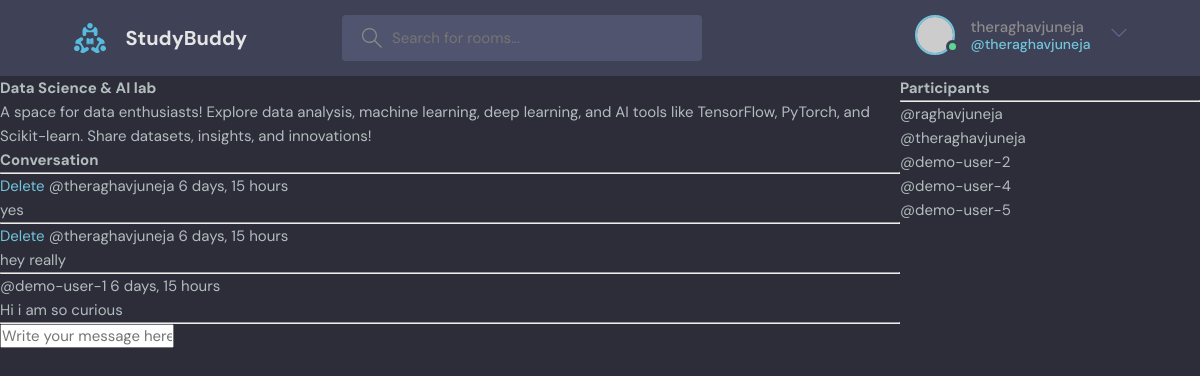
/room/3/ (signed in), run on the app's committed database.
### base/models.py (models this page shows, shortened)
class Room(models.Model):
    host=models.ForeignKey(User,on_delete=models.SET_NULL,null=True)
    topic=models.ForeignKey(Topic,on_delete=models.SET_NULL,null=True)
    name=models.CharField(max_length=200)
    description=models.TextField(null=True,blank=True)
    participants=models.ManyToManyField(User,related_name='participants',blank=True)
    updated=models.DateTimeField(auto_now=True)
    created=models.DateTimeField(auto_now_add=True)
    class Meta:
        ordering=['-updated','-created']

class Message(models.Model):
    user=models.ForeignKey(User,on_delete=models.CASCADE)
    room=models.ForeignKey(Room,on_delete=models.CASCADE)
    body = models.TextField(null=True, blank=True)
    updated=models.DateTimeField(auto_now=True)
    created=models.DateTimeField(auto_now_add=True)
    class Meta:
        ordering=['-updated','-created']
    def __str__(self):
        return self.body[0:50]

### base/views.py (the view, shortened to what this page needs)
# urls.py: path('room/<int:pk>/',views.room,name='room'),
def room(request,pk):
    room=Room.objects.get(id=pk) # get the room having id=pk
    room_messages=room.message_set.all().order_by('-created')
    participants=room.participants.all() # to get all the participants
    print(room_messages)
    context = {'room': room, 'room_messages': room_messages,'participants':participants}
    return render(request,'base/room.html',context)

### base/templates/base/room.html (shortened to what this page needs)
{% extends 'main.html'%}
{% block content %}
<div class="room-container">
    <div>
        <h1>{{room.name}}</h1>
        <p>{{room.description}}</p>
        <div class="comment-wrapper">
            <h3>Conversation</h3>
            <hr>
            {% for message in room_messages  %}
            <div>
                {% if request.user == message.user %}
                <a href="{% url 'delete-message' message.id %}">Delete</a>
                {% endif %}
                <small>@{{message.user}} {{message.created|timesince }} </small>
                <p>{{message.body}}</p>
                <hr>
            </div>
            {% endfor %}
        </div>
        {% if request.user.is_authenticated %}
        <div class="comment-form">
            <form method="POST" action="">
                <input type= "text" name="body" placeholder="Write your message here...">
            </form>
        </div>
        {% endif %}
    </div>
    <div>
        <h3>Participants</h3>
        <hr>
        {% for user in participants %}
        <div>
            <p>@{{user.username}}</p>
        </div>
        {% endfor %}
    </div>
</div>
{% endblock %}

### templates/navbar.html (shortened to what this page needs)
<header class="header header--loggedIn">
    <div class="container">
      <a href="{% url 'home'}" class="header__logo">
        <img src="assets/logo.svg" />
        <h1>StudyBuddy</h1>
      </a>
      <form class="header__search" method="GET" action="{% url 'home' %}">
        <label>
          <input name="q" placeholder="Search for rooms..." />
        </label>
      </form>
      <nav class="header__menu">
        {% if request.user.is_authenticated %}
        <div class="header__user">
          <a href="profile.html">
            <div class="avatar avatar--medium active">
              <img src="https://randomuser.me/api/portraits/men/37.jpg" />
            </div>
            <p>{{request.user.username}}<span>@{{request.user.username}}</span></p>
          </a>
          <button class="dropdown-button">
            <svg version="1.1" xmlns="http://www.w3.org/2000/svg" width="32" height="32" viewBox="0 0 32 32">
              <title>chevron-down</title>
              <path d="M16 21l-13-13h-3l16 16 16-16h-3l-13 13z"></path>
            </svg>
          </button>
        </div>
        {% else %}
        <a href="{% url 'login' %}">
          <img src="./assets/avatar.svg" />
          <p>Login</p>
        </a>
        {% endif %}
      </nav>
    </div>
  </header>

### static/styles/main.css (style rules this page uses)
:root { --color-main: #71c6dd; --color-main-light: #e1f6fb; --color-dark: #3f4156; --color-dark-medium: #51546e; --color-dark-light: #696d97; --color-light: #e5e5e5; --color-gray: #8b8b8b; --color-light-gray: #b2bdbd; --color-bg: #2d2d39; --color-success: #5dd693; --color-error: #fc4b0b; }
* { font-family: "DM Sans", -apple-system, BlinkMacSystemFont, "Segoe UI", Roboto, Oxygen, Ubuntu, Cantarell, "Open Sans", "Helvetica Neue", sans-serif; margin: 0; padding: 0; box-sizing: border-box; text-rendering: optimizeLegibility; font-size: inherit; }
html { font-size: 56.25%; }
@media only screen and (min-width: 1200px) { html { font-size: 62.5%; } }
body { line-height: 1.6; font-weight: 400; font-size: 1.5rem; color: var(--color-light-gray); background-color: var(--color-bg); min-height: 100vh; }
img { width: 100%; }
a { display: inline-block; color: var(--color-main); text-decoration: none; }
.container { max-width: 120rem; width: 90%; margin: auto; }
.avatar { position: relative; display: inline-block; border-radius: 50%; border: 2px solid var(--color-main); }
.avatar img { display: block; border-radius: 50%; object-fit: cover; object-position: center; }
.avatar::after { content: ""; display: block; position: absolute; background-color: var(--color-gray); z-index: 111; border-radius: 50%; border: 0.3rem solid var(--color-dark); }
.avatar.active::after { background-color: var(--color-success); }
.avatar.avatar--medium img { width: 3.6rem; height: 3.6rem; border-radius: 50%; }
.avatar.avatar--medium:after { width: 0.7rem; height: 0.7rem; bottom: 0px; right: -6px; }
.header { padding: 1.5rem; background-color: var(--color-dark); }
.header > .container { display: flex; gap: 9.5rem; }
.header__logo, .header__user { display: flex; gap: 2rem; align-items: center; }
.header__logo > img { height: 3.2rem; width: 3.2rem; }
.header__logo > h1 { font-weight: 700; font-size: 2rem; color: var(--color-light); }
.header__search > label { background-color: var(--color-dark-medium); padding: 1.3rem 1rem; display: flex; align-items: center; gap: 1rem; border-radius: 4px; }
.header__search svg { fill: var(--color-gray); width: 2rem; height: 2rem; margin-left: 1rem; }
.header__search input { width: 30rem; background: transparent; border: none; outline: none; color: var(--color-light); }
.header__menu { margin-left: auto; position: relative; }
.header__menu a { display: flex; gap: 1.5rem; align-items: center; font-weight: 500; text-decoration: none; color: var(--color-gray); }
.header__menu img { height: 3.6rem; }
.header__menu p { line-height: 1.2; }
.header__menu span { color: var(--color-main); font-weight: 500; font-size: 1.4rem; display: block; }
.header__menu svg { width: 1.6rem; height: 1.6rem; fill: var(--color-dark-light); }
.dropdown-button { background: transparent; border: 0; outline: 0; cursor: pointer; }

### base/templates/base/room.html (style rules this page uses)
.room-container { display: grid; grid-template-columns: 3fr 1fr; }

### data on the page
Room: name "Data Science & AI lab", description "A space for data enthusiasts! Explore data analysis, machine learning, deep learning, and AI tools like TensorFlow, PyTorch, and Scikit-learn. Share datasets, insights, and innovations!"
Message: shows "Delete", user "theraghavjuneja", created "6 days, 15 hours", body "yes"
Message: shows "Delete", user "theraghavjuneja", created "6 days, 15 hours", body "hey really"
Message: user "demo-user-1", created "6 days, 15 hours", body "Hi i am so curious"

### other printed values
{{ request.user.username }} "theraghavjuneja"
{{ user.username }} "raghavjuneja"
{{ user.username }} "theraghavjuneja"
{{ user.username }} "demo-user-2"
{{ user.username }} "demo-user-4"
{{ user.username }} "demo-user-5"
